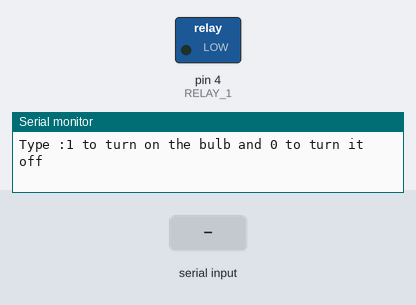
Bench run of a sketch on a simulated Arduino Uno, built with avr-gcc and run on an emulated ATmega328P. On the bench: switched loads named in the sketch (green lamp = pin HIGH), the last lines printed to the serial monitor. The inputs (shaded band) are chosen by the test bench.

Above: at 1.2 s.
1.3 s: "0\n" received over Serial
At 2.5 s:
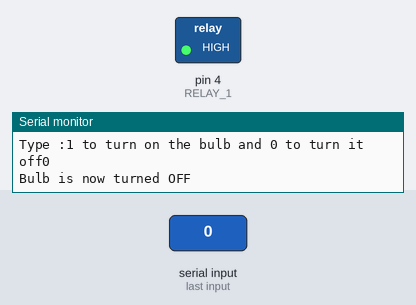
2.8 s: byte 49 ('1') received over Serial
At 3.9 s:
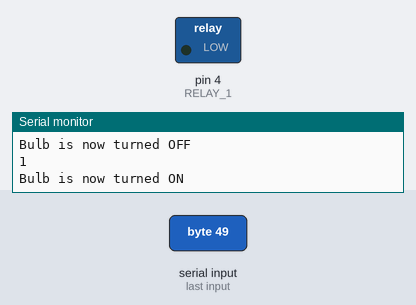
Timing chart, 0 to 5.8 s (numbered marks = the images above; inputs shaded):
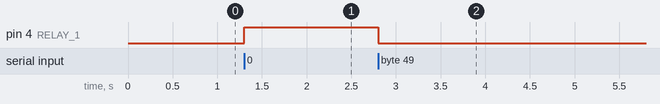

Measured:
- after the input at 1.3 s, pin 4 (RELAY_1): LOW → HIGH at once
- after the input at 2.8 s, pin 4 (RELAY_1): HIGH → LOW at once

The sketch:

bluetooth.ino.ino
```cpp
#define RELAY_ON 0
#define RELAY_OFF 1
#define RELAY_1 4
char data =0;

void setup() {
  // put your setup code here, to run once:
pinMode(RELAY_1,RELAY_OFF);
Serial.begin(9600);
Serial.print("Type :1 to turn on the bulb and 0 to turn it off");
}

void loop() {
  // put your main code here, to run repeatedly:
 if(Serial.available()>0){
  data=Serial.read();
  Serial.print(data);
  Serial.print("\n");
  if(data=='1'){
    digitalWrite(RELAY_1,RELAY_ON);
    Serial.println("Bulb is now turned ON");
  }
  else if(data=='0'){
    digitalWrite(RELAY_1,RELAY_OFF);
    Serial.println("Bulb is now turned OFF");
  }
 }
}
```
